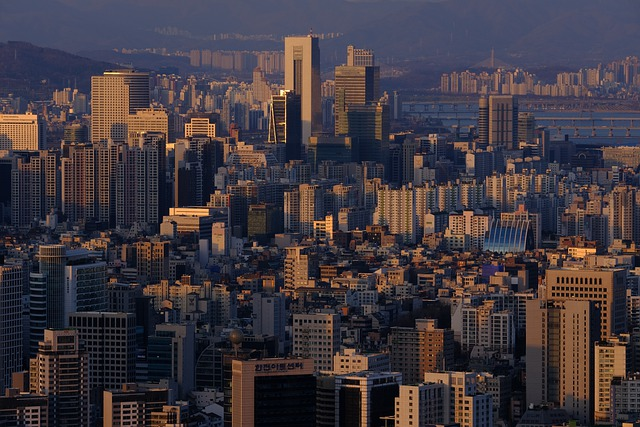
#> input picture OpenCV/Kenar Algılama/resim.jpg, 640 x 427 px
$ python 'Kenar_Algılama.py'
#> lines starting #> are read from the running program, lines starting #| are printed output that depends on the picture
import cv2
import numpy as np
import matplotlib.pyplot as plt


# KENAR ALGILAMA
# --------------------------------------------------------------------------------------------------------------------------------------------------------------------
img = cv2.imread("resim.jpg", 0)
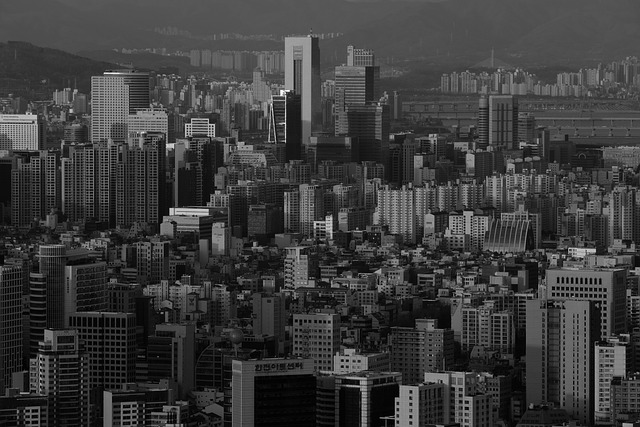
#> img: shape (427, 640); min 0, max 255, mean 60.1
plt.figure(),plt.imshow(img,cmap="gray"),plt.axis("off")  # görselleştirme işlemi için kullandık

kenarlar = cv2.Canny(img,threshold1=0,threshold2=255)  # canny ile kenarları tanımladık
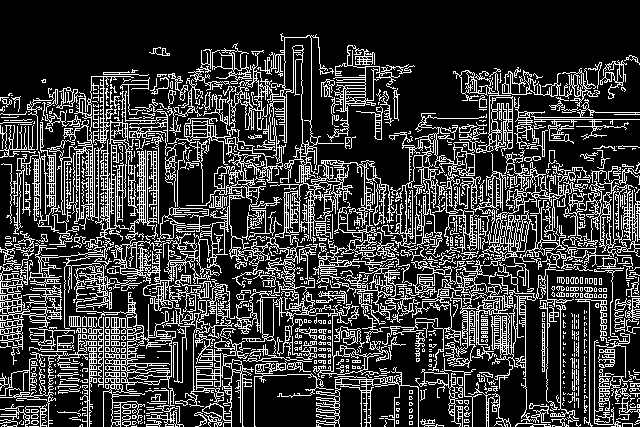
#> kenarlar: shape (427, 640); 22.8% white in thin lines or dots
plt.figure(),plt.imshow(kenarlar,cmap="gray"),plt.axis("off")  # görselleştirme işlemi için kullandık

median_deger= int(np.median(img))   #197   daha az kenar tespiti yapmak için median derğerini buldul
#> median_deger = 59
ortalama_deger= int(np.mean(img))   #158
#> ortalama_deger = 60

low_threshold= int(max(0, (1 - 0.33)*median_deger))  #kenarları belirlerken  min tress i belirlemek için literarür %67 de alabilir sin  daha net ve az kenar tespiti için #131
#> low_threshold = 39
max_threshold= int(min(255, (1 + 0.33)*median_deger))  #kenarları belirlerken  min tress i belirlemek için literarür %67 de alabilir sin   daha net ve az kenar tespiti için  #255
#> max_threshold = 78

kenarlar = cv2.Canny(img,threshold1=low_threshold,threshold2=max_threshold)  # bulfuğumuz tress leri uyguladık
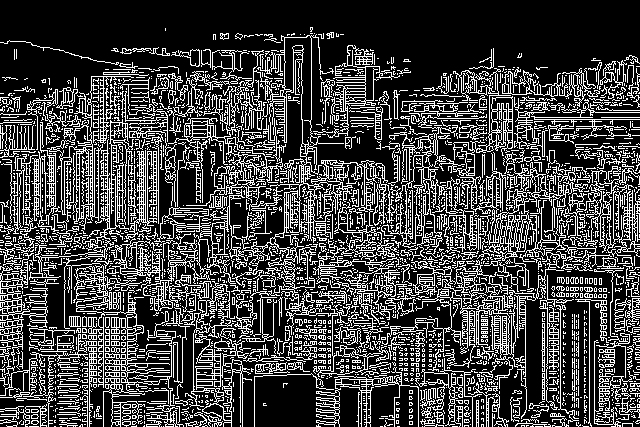
#> kenarlar: shape (427, 640); 26.3% white in thin lines or dots
plt.figure(),plt.imshow(kenarlar,cmap="gray"),plt.axis("off")  # görselleştirme işlemi için kullandık


# daha net kenar kontrolü için resme blur işlemi (bulanaklaştırma) yapılır

blur_img= cv2.blur(img,ksize=(2,2))
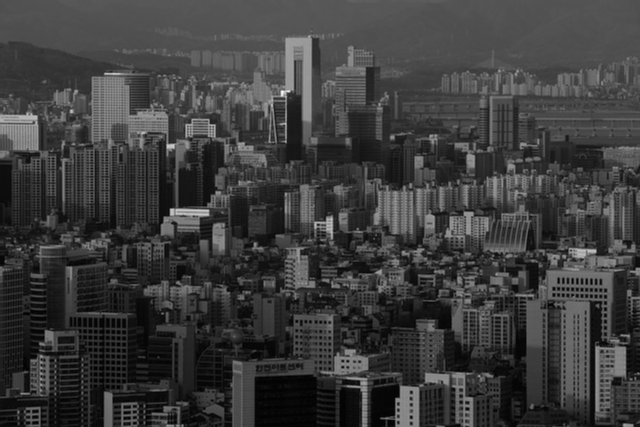
#> blur_img: shape (427, 640); min 1, max 249, mean 60.5
plt.figure(),plt.imshow(blur_img,cmap="gray"),plt.axis("off")  # görselleştirme işlemi için kullandık

median_deger= int(np.median(blur_img))   #197   daha az kenar tespiti yapmak için median derğerini buldul
ortalama_deger= int(np.mean(blur_img))   #158


low_threshold_blur= int(max(0, (1 - 0.33)*median_deger))  #kenarları belirlerken  min tress i belirlemek için literarür %67 de alabilir sin  daha net ve az kenar tespiti için #131
#> low_threshold_blur = 39
max_threshold_blur= int(min(255, (1 + 0.33)*median_deger))  #kenarları belirlerken  min tress i belirlemek için literarür %67 de alabilir sin   daha net ve az kenar tespiti için  #255
#> max_threshold_blur = 78
kenarlar_blur_img = cv2.Canny(blur_img,threshold1=low_threshold_blur,threshold2=max_threshold_blur)  # bulfuğumuz tress leri uyguladık
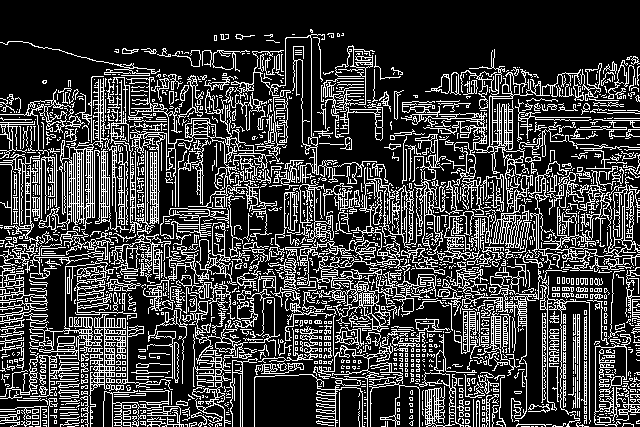
#> kenarlar_blur_img: shape (427, 640); 24.1% white in thin lines or dots
plt.figure(),plt.imshow(kenarlar_blur_img,cmap="gray"),plt.axis("off")  # görselleştirme işlemi için kullandık

plt.show()
